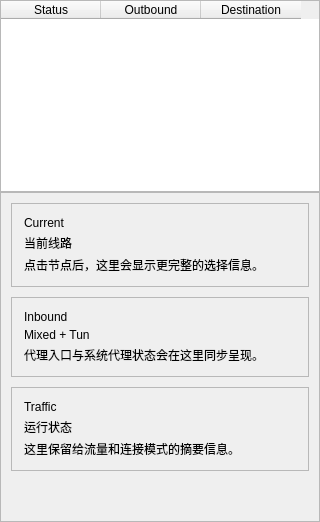
          <widget class="QWidget" name="tab_2">
           <attribute name="title">
             <string>连接</string>
            </attribute>
           <layout class="QVBoxLayout" name="verticalLayout_2">
            <property name="spacing">
             <number>0</number>
            </property>
            <property name="leftMargin">
             <number>0</number>
            </property>
            <property name="topMargin">
             <number>0</number>
            </property>
            <property name="rightMargin">
             <number>0</number>
            </property>
            <property name="bottomMargin">
             <number>0</number>
            </property>
            <item>
             <widget class="QTableWidget" name="tableWidget_conn">
              <property name="contextMenuPolicy">
               <enum>Qt::CustomContextMenu</enum>
              </property>
              <property name="editTriggers">
               <set>QAbstractItemView::NoEditTriggers</set>
              </property>
              <property name="selectionBehavior">
               <enum>QAbstractItemView::SelectRows</enum>
              </property>
              <property name="verticalScrollMode">
               <enum>QAbstractItemView::ScrollPerPixel</enum>
              </property>
              <property name="horizontalScrollMode">
               <enum>QAbstractItemView::ScrollPerPixel</enum>
              </property>
              <attribute name="horizontalHeaderHighlightSections">
               <bool>false</bool>
              </attribute>
              <column>
               <property name="text">
                <string>Status</string>
               </property>
              </column>
              <column>
               <property name="text">
                <string>Outbound</string>
               </property>
              </column>
              <column>
               <property name="text">
                <string>Destination</string>
               </property>
              </column>
         </widget>
        </item>
        <item>
         <widget class="QFrame" name="insightPanel">
          <property name="minimumSize">
           <size>
            <width>320</width>
            <height>0</height>
           </size>
          </property>
          <property name="maximumSize">
           <size>
            <width>360</width>
            <height>16777215</height>
           </size>
          </property>
          <property name="frameShape">
           <enum>QFrame::StyledPanel</enum>
          </property>
          <layout class="QVBoxLayout" name="insightPanelLayout">
           <property name="spacing">
            <number>10</number>
           </property>
           <property name="leftMargin">
            <number>10</number>
           </property>
           <property name="topMargin">
            <number>10</number>
           </property>
           <property name="rightMargin">
            <number>10</number>
           </property>
           <property name="bottomMargin">
            <number>10</number>
           </property>
           <item>
            <widget class="QFrame" name="insightCardCurrent">
             <property name="frameShape">
              <enum>QFrame::StyledPanel</enum>
             </property>
             <layout class="QVBoxLayout" name="insightCardCurrentLayout">
              <property name="spacing">
               <number>4</number>
              </property>
              <property name="leftMargin">
               <number>12</number>
              </property>
              <property name="topMargin">
               <number>12</number>
              </property>
              <property name="rightMargin">
               <number>12</number>
              </property>
              <property name="bottomMargin">
               <number>12</number>
              </property>
              <item>
               <widget class="QLabel" name="insightCurrentEyebrow">
                <property name="text">
                 <string>Current</string>
                </property>
               </widget>
              </item>
              <item>
               <widget class="QLabel" name="insightCurrentTitle">
                <property name="text">
                 <string>当前线路</string>
                </property>
               </widget>
              </item>
              <item>
               <widget class="QLabel" name="insightCurrentText">
                <property name="text">
                 <string>点击节点后，这里会显示更完整的选择信息。</string>
                </property>
                <property name="wordWrap">
                 <bool>true</bool>
                </property>
               </widget>
              </item>
             </layout>
            </widget>
           </item>
           <item>
            <widget class="QFrame" name="insightCardInbound">
             <property name="frameShape">
              <enum>QFrame::StyledPanel</enum>
             </property>
             <layout class="QVBoxLayout" name="insightCardInboundLayout">
              <property name="spacing">
               <number>4</number>
              </property>
              <property name="leftMargin">
               <number>12</number>
              </property>
              <property name="topMargin">
               <number>12</number>
              </property>
              <property name="rightMargin">
               <number>12</number>
              </property>
              <property name="bottomMargin">
               <number>12</number>
              </property>
              <item>
               <widget class="QLabel" name="insightInboundEyebrow">
                <property name="text">
                 <string>Inbound</string>
                </property>
               </widget>
              </item>
              <item>
               <widget class="QLabel" name="insightInboundTitle">
                <property name="text">
                 <string>Mixed + Tun</string>
                </property>
               </widget>
              </item>
              <item>
               <widget class="QLabel" name="insightInboundText">
                <property name="text">
                 <string>代理入口与系统代理状态会在这里同步呈现。</string>
                </property>
                <property name="wordWrap">
                 <bool>true</bool>
                </property>
               </widget>
              </item>
             </layout>
            </widget>
           </item>
           <item>
            <widget class="QFrame" name="insightCardTraffic">
             <property name="frameShape">
              <enum>QFrame::StyledPanel</enum>
             </property>
             <layout class="QVBoxLayout" name="insightCardTrafficLayout">
              <property name="spacing">
               <number>4</number>
              </property>
              <property name="leftMargin">
               <number>12</number>
              </property>
              <property name="topMargin">
               <number>12</number>
              </property>
              <property name="rightMargin">
               <number>12</number>
              </property>
              <property name="bottomMargin">
               <number>12</number>
              </property>
              <item>
               <widget class="QLabel" name="insightTrafficEyebrow">
                <property name="text">
                 <string>Traffic</string>
                </property>
               </widget>
              </item>
              <item>
               <widget class="QLabel" name="insightTrafficTitle">
                <property name="text">
                 <string>运行状态</string>
                </property>
               </widget>
              </item>
              <item>
               <widget class="QLabel" name="insightTrafficText">
                <property name="text">
                 <string>这里保留给流量和连接模式的摘要信息。</string>
                </property>
                <property name="wordWrap">
                 <bool>true</bool>
                </property>
               </widget>
              </item>
             </layout>
            </widget>
           </item>
           <item>
            <spacer name="verticalSpacer_insightBottom">
             <property name="orientation">
              <enum>Qt::Vertical</enum>
             </property>
             <property name="sizeHint" stdset="0">
              <size>
               <width>20</width>
               <height>40</height>
              </size>
             </property>
            </spacer>
           </item>
          </layout>
         </widget>
        </item>
       </layout>
          </widget>
